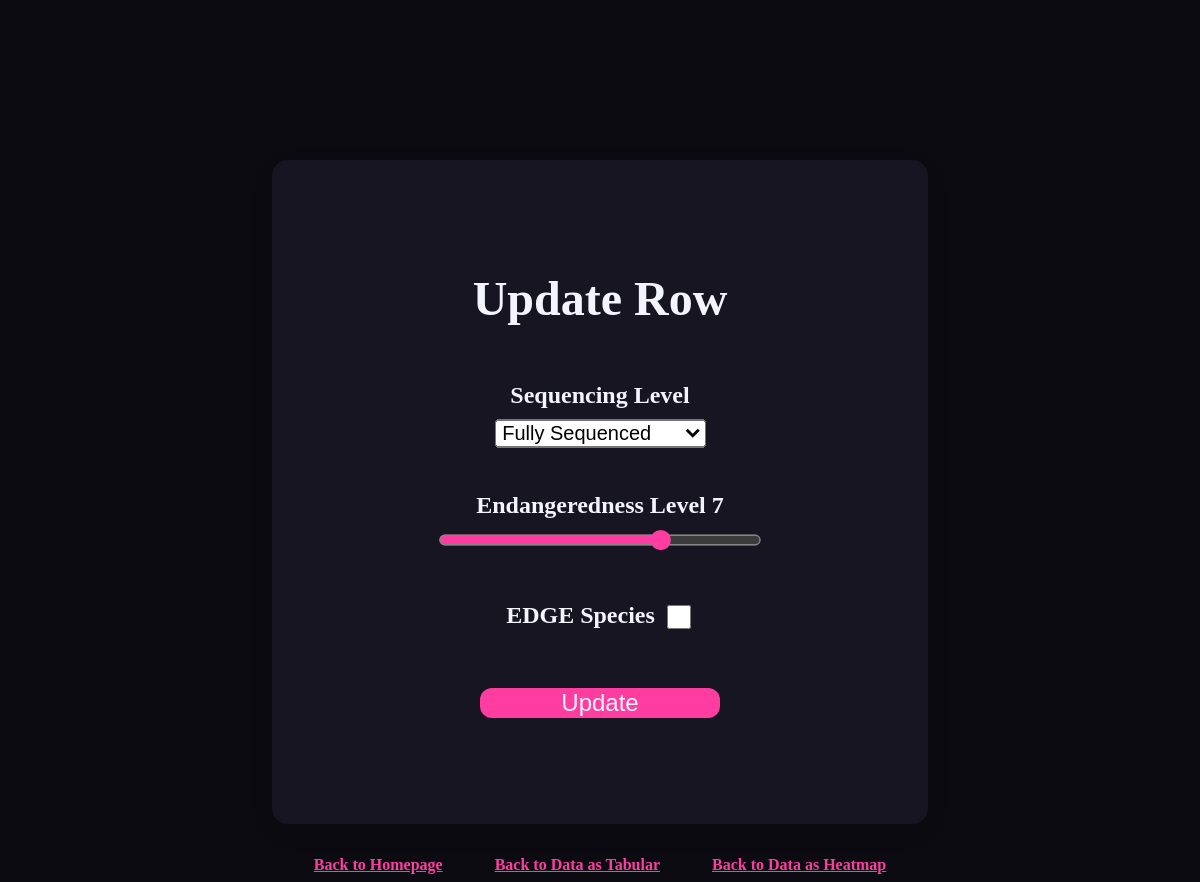
The app's page /update/2/ with its own data.
### app.py (models this page shows)
class Genome(db.Model):
    id = db.Column(db.Integer, primary_key=True)
    seq = db.Column(db.String(20), nullable=False)
    endangered = db.Column(db.Integer)
    is_edge = db.Column(db.Boolean)

### app.py (the view)
@app.route('/update/<int:id>/', methods=['GET','POST'])
def update(id:int):
    update_genome = Genome.query.get_or_404(id)
    if request.method == 'POST':
        update_genome.seq = request.form['sequencing_level']
        update_genome.endangered = request.form['endangeredness_level']
        update_genome.is_edge = 'edge' in request.form
        try:
            db.session.commit()
            return redirect('/data/table/')
        except Exception as e:
            print(f'error: {e}')
            return f'error: {e}'
    else:
        return render_template('update.html', genome=update_genome)

### templates/update.html (shortened to what this page needs)
{% extends 'layout.html' %}
{% block body %}
<form class="form-card update-card" action="/update/{{genome.id}}/" method="post">
    <h1>Update Row</h1>
    <div class="form-group">
        <label for="seq">Sequencing Level</label>
        <select id="seq" name="sequencing_level">
            {% if genome.seq == 'Fully Sequenced' %}
                <option value="Fully Sequenced" selected>Fully Sequenced</option>
            {% elif genome.seq == 'Partially Sequenced' %}
                <option value="Not Sequenced">Not Sequenced</option>
                <option value="Partially Sequenced" selected>Partially Sequenced</option>
                <option value="Fully Sequenced">Fully Sequenced</option>
            {% else %}
                <option value="Not Sequenced" selected>Not Sequenced</option>
                <option value="Partially Sequenced">Partially Sequenced</option>
                <option value="Fully Sequenced">Fully Sequenced</option>
            {% endif %}
        </select>
    </div>
    <div class="form-group">
        <label for="endangered">Endangeredness Level <span id="valueDisplay">{{genome.endangered}}</span></label>
        <input type="range" id="endangered" name="endangeredness_level" min="0" max="10" value="{{genome.endangered}}" oninput="valueDisplay.textContent = this.value">
    </div>
    <div class="form-group checkbox-row">
        <label for="edge">EDGE Species</label>
        {% if genome.is_edge %}
            <input type="checkbox" id="edge" name="edge" checked>
        {% else %}
            <input type="checkbox" id="edge" name="edge">
        {% endif %}
    </div>
    <button type="submit">Update</button>
</form>
<div class="index-bottom">
    <a href="/">Back to Homepage</a>
    <a href="/data/table/">Back to Data as Tabular</a>
    <a href="/data/map/">Back to Data as Heatmap</a>
</div>
{% endblock %}

### static/styles.css (style rules this page uses)
body { background-color: rgb(12, 11, 18); color: rgb(244, 244, 255); margin-top: 5em; }
h1 { margin-bottom: 1em; font-family: Georgia, "Times New Roman", Times, serif; }
a { color: rgb(255, 61, 161); font-weight: bold; }
.index-bottom { margin-top: 2rem; }
.index-bottom a { padding-left: 1.5rem; padding-right: 1.5rem; }
.form-card { margin: auto; margin-top: 3em; background: rgb(22, 21, 33); padding: 2rem; border-radius: 16px; box-shadow: 0 8px 24px rgba(0, 0, 0, 0.1); width: 35%; font-size: 1.25rem; }
.form-group { margin-bottom: 1.25rem; accent-color: rgb(255, 61, 161); }
label { display: block; margin-bottom: 0.5rem; font-weight: bold; }
input[type=range] { width: 15rem; color: rgb(255, 61, 161); }
.checkbox-row { display: flex; justify-content: center; gap: 0.5rem; }
.checkbox-row input[type=checkbox] { width: 1.1rem; height: 1.1rem; }
.form-card button { width: 10rem; border: none; border-radius: 8px; background: rgb(255, 61, 161); color: rgb(244, 244, 255); font-size: 1rem; cursor: pointer; transition: background 0.2s; }
.update-card { margin-top: 10rem; display: flex; justify-content: center; align-items: center; flex-direction: column; width: 50%; height: 600px; font-size: 1.5rem; }
.update-card h1 { margin: 0; margin-bottom: 2rem; }
.update-card div { margin-top: 1.5rem; margin-bottom: 1.5rem; }
.update-card .checkbox-row input[type=checkbox] { width: 1.5rem; height: 1.5rem; }
.update-card .checkbox-row { display: flexbox; }
.update-card select { scale: 1.5; }
.update-card input[type=range] { scale: 1.35; }
.update-card button { scale: 1.5; margin-top: 2rem; }

### records on screen
Genome: sequencing_level "Fully Sequenced", endangered "7", endangeredness_level "7"
